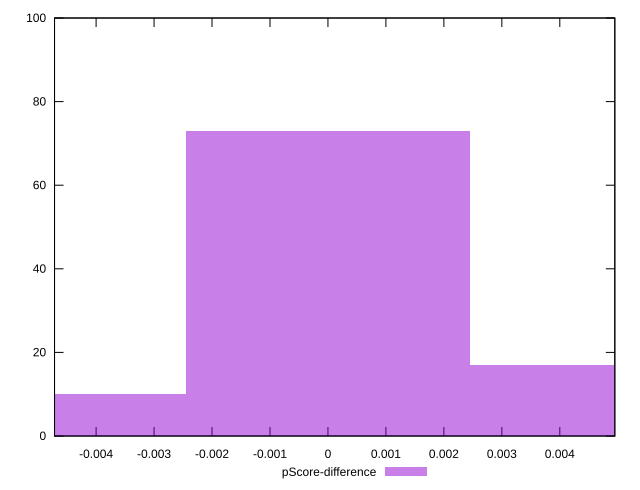

This chart was generated by the following gnuplot code:
reset

$pScoreDifference <<EOF
0 73
0.004906822519965607 17
-0.004906822519965607 10
EOF

set key outside below
set boxwidth 0.004906822519965607
set xrange [-0.004717156822092727:0.004949228236066694]
set yrange [0:100]
set trange [0:100]
set style fill transparent solid 0.5 noborder
set terminal svg size 640, 490 enhanced background rgb 'white'
set output "report_00017_2021-02-10T15-08-03.406Z/first-contentful-paint/samples/pages+cached/pScore-difference/histogram.svg"

plot $pScoreDifference title "pScore-difference" with boxes

reset
